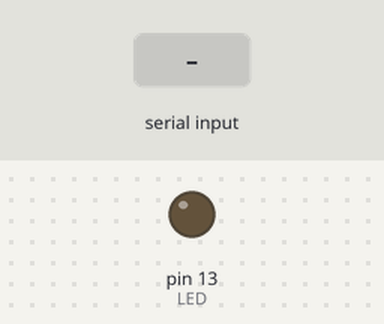
Recording of a sketch running on a simulated Arduino Uno, built with avr-gcc and run on an emulated ATmega328P. Parts: output pins drawn as LEDs (lit = HIGH). The inputs (shaded band) are chosen by the test bench.

Above: at 1.2 s.
1.3 s: "H" received over Serial
At 2.2 s:
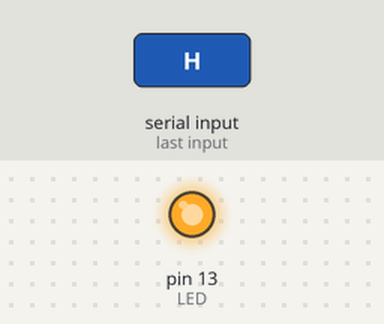
2.8 s: "L" received over Serial
At 3.5 s:
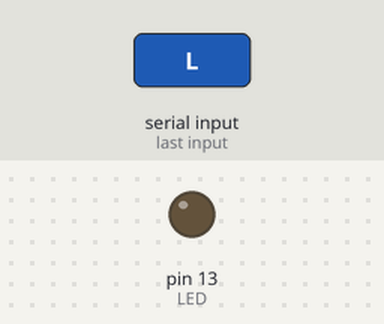
Timing chart, 0 to 5.8 s (numbered marks = the images above; inputs shaded):
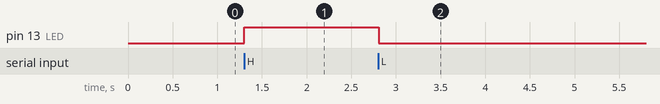

The sketch:

Serial_Arduino.ino
```cpp
const uint8_t LED = 13;
const long baudRate = 115200;

char LEDState= 0;
char recvData = 0;

void setup()
{
  Serial.begin(baudRate);
  pinMode(LED, OUTPUT);
}

void loop()
{
  if(Serial.available() > 0)
  {
    recvData = (char)Serial.read();
    if(recvData == 'H')
    {
      LEDState = HIGH;
    }
    else if(recvData == 'L')
    {
      LEDState = LOW;
    }
    bufferClear();
  }
  digitalWrite(LED, LEDState);
  delay(10);
}

void bufferClear()
{
  while(Serial.available())
  {
    Serial.read();
  }
}
```

Measured:
- after the input at 1.3 s, pin 13 (LED): LOW → HIGH at once
- after the input at 2.8 s, pin 13 (LED): HIGH → LOW at once
